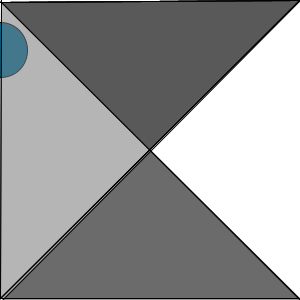
Frame 1 (no input)
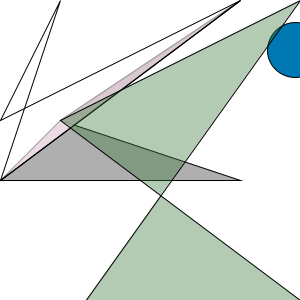
Frame 60 (the mouse pressed at the canvas centre just before this capture)
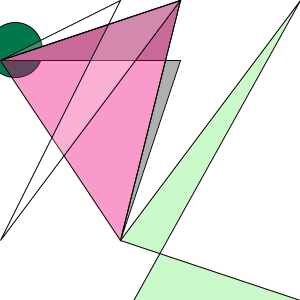
Frame 120 (the mouse held since frame 60 and released just before this capture)

The Processing sketch that drew these frames (run headless with seeded random() and noise(); from frame 60 on, the mouse is pressed at the canvas centre):

// Processing sketch: processing_144411
// ── processing_144411.pde

//triangle
int x = 0;
int y = 0;
int xspeed = 1;
int yspeed = 2;
//ball
int ballX = 0;
int ballSpeed = 5;
int ballRadius = 25;

void setup() {
  size(300,300);
  smooth();
  frameRate(600);
}

void draw() {
  background(255);
  displayBall();
  bounceBall();

  // Add the current speed to the x location.
  x = x + xspeed;
  y = y + yspeed;
  
  if ((x > width) || (x < 0)) {
       xspeed = xspeed * +1;
  }
   if ((y > height) || (y < 0)) {
       yspeed = yspeed * +1;
  }


  stroke(0);
  fill(175);
  quad(x,y,width-x,0,0,height-y,width-x,height-y);
  fill(y,0,x,100);
  quad(x,y,0,height-y,width-x,0,x,y);
  fill(255,random(255));
  quad(width-x,0,0,height-y,x,0,0,y);
  fill(x,y,x,100);
  quad(0,height+y,width,0,x,y,width,height);
}

void displayBall() {
  noFill();
  fill(0, 120, random(255));
  ellipse(ballX, 50, ballRadius+30, ballRadius+30);
  ballRadius = constrain(ballRadius-1, 25, 36);
}
 void bounceBall() { 
  ballX = ballX + ballSpeed; 
 
  if ((ballX > width) || (ballX < 0)) {
    ballSpeed = ballSpeed * -1; 
    ballRadius = 36;
  }
 }
